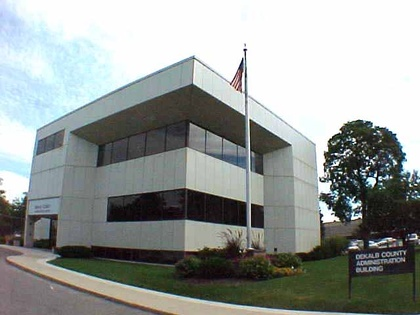
%> input picture practica1/imagenes/edificio.jpg, 420 x 315 px, shrunk from 640 x 480 before the run
$ octave ej3.m   (GNU Octave 9; MATLAB toolbox functions it lacks are replaced by stand-ins)
%> lines starting %> are read from the running program, lines starting %| are printed output that depends on the picture
### practica1/funciones/transformar.m
function J=transformar(I,MatrizTransformacion,TipoInterpolacion,entera)

M = length(I(:,1));
N = length(I(1,:));
H = MatrizTransformacion;

%La x corresponde a j, la y corresponde a i (invertida)

%Veo cuáles son los extremos del plano transformado
if(strcmp('si',entera))
    v11 = H*[1,1,1]';
    v12 = H*[N,1,1]';
    v21 = H*[1,M,1]';
    v22 = H*[N,M,1]';
    imin = floor(min([v11(2)/v11(3) v12(2)/v12(3) v21(2)/v21(3) v22(2)/v22(3)]));
    imax = ceil(max([v11(2)/v11(3) v12(2)/v12(3) v21(2)/v21(3) v22(2)/v22(3)]));
    jmin = floor(min([v11(1)/v11(3) v12(1)/v12(3) v21(1)/v21(3) v22(1)/v22(3)]));
    jmax = ceil(max([v11(1)/v11(3) v12(1)/v12(3) v21(1)/v21(3) v22(1)/v22(3)]));
else
    imin = 1;
    imax = M;
    jmin = 1;
    jmax = N;
end

J = 255*ones(imax-imin+1,jmax-jmin+1);
%J = zeros(imax-imin+1,jmax-jmin+1);

for i=imin:imax
    for j=jmin:jmax
        xp = [j,i,1]'; %punto transformado
        x = H\xp; %preimagen
        x = x/x(3);
        if(x(2)<=M && x(2)>=1 && x(1)<=N && x(1)>=1) %Verifico que la preimagen estuviera en el rango original
        switch TipoInterpolacion
            case 'vecino'
                J(i-imin+1,j-jmin+1) = interpVecino(I,x);
            case 'bilineal'
                J(i-imin+1,j-jmin+1) = interpBilineal(I,x);
            case 'bicubica'
                J(i-imin+1,j-jmin+1) = interpBicubica(I,x);
        end
        end
    end
end

### practica1/scripts/ej3.m
clc
clear all
close all

%Pruebo el cálculo de homografía con una artificial
edif = imread('edificio.jpg');
%> edif is the input picture: size 315x420x3 uint8; mean R, G, B 149.9, 154.6, 151.9
edif = double(rgb2gray(edif));
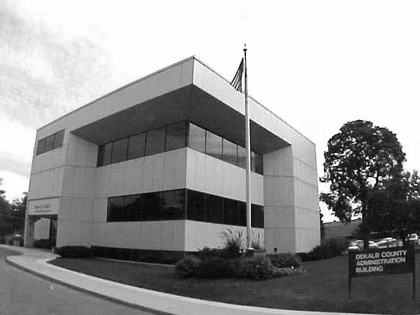
%> edif: size 315x420 double; min 0, max 255, mean 152.9

H = [1.1 0.9 0;0.7 1.2 0;0 0 1];
det(H)
H
edifProy = transformar(edif,H,'vecino','si');
%> in transformar, `M = length(I(:,1));`: M = 315
%> in transformar, `N = length(I(1,:));`: N = 420
%> in transformar, `v12 = H*[N,1,1]';`: v12 = [462.9; 295.2; 1]
%> in transformar, `v21 = H*[1,M,1]';`: v21 = [284.6; 378.7; 1]
%> in transformar, `v22 = H*[N,M,1]';`: v22 = [745.5; 672; 1]
%> in transformar, `imin = floor(min([v11(2)/v11(3) v12(2)/v12(3) v21(2)/v21(3) v22(2)/v22..`: imin = 1
%> in transformar, `imax = ceil(max([v11(2)/v11(3) v12(2)/v12(3) v21(2)/v21(3) v22(2)/v22(..`: imax = 672
%> in transformar, `jmin = floor(min([v11(1)/v11(3) v12(1)/v12(3) v21(1)/v21(3) v22(1)/v22..`: jmin = 2
%> in transformar, `jmax = ceil(max([v11(1)/v11(3) v12(1)/v12(3) v21(1)/v21(3) v22(1)/v22(..`: jmax = 746
%> in transformar, `J = 255*ones(imax-imin+1,jmax-jmin+1);`: J: size 672x745 double; every value is 255
%> after the loop in transformar, `for i=imin:imax`:
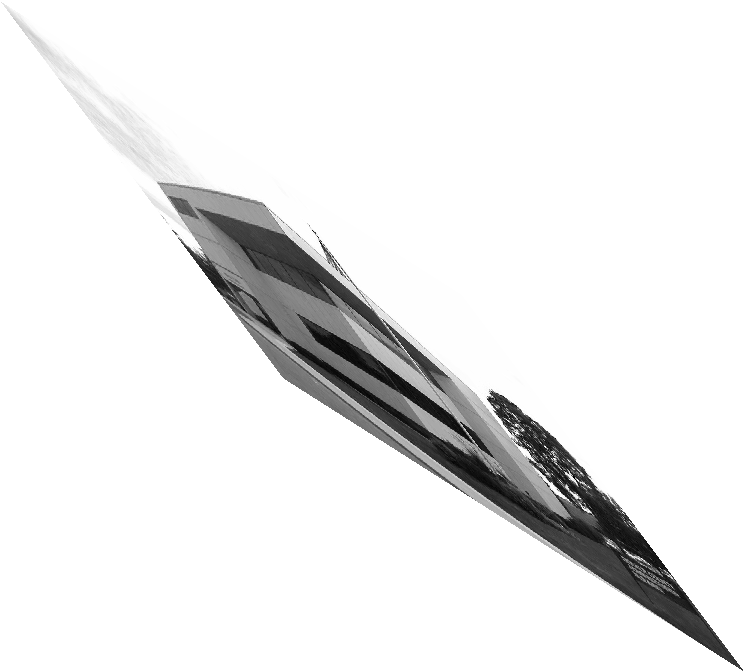
%> J: size 672x745 double; min 0, max 255, mean 236.5

figure
subplot(1,2,1)
imshow(edif,[0 255])
subplot(1,2,2)
imshow(edifProy,[0 255])

figure
imshow(edif,[0 255])
disp('Elegir 4 puntos')
%> (the run ends here)

$ run again, with practica1/imagenes/centro.jpg copied over practica1/imagenes/edificio.jpg
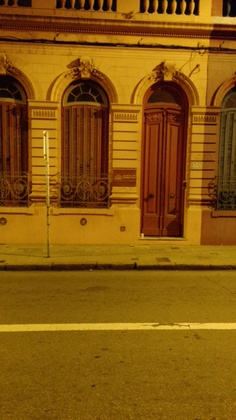
%> input picture practica1/imagenes/centro.jpg, 236 x 420 px, shrunk from 600 x 1067 before the run
%> edif is the input picture: size 420x236x3 uint8; mean R, G, B 134.5, 86.4, 12.7
%> `edif = double(rgb2gray(edif));`:
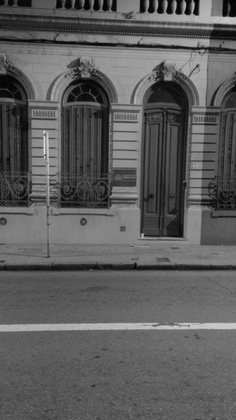
%> edif: size 420x236 double; min 2, max 228, mean 92.4
%> M = 420
%> N = 236
%> v12 = [260.5; 166.4; 1]
%> v21 = [379.1; 504.7; 1]
%> v22 = [637.6; 669.2; 1]
%> imin = 1
%> imax = 670
%> jmin = 2
%> jmax = 638
%> after the loop in transformar, `for i=imin:imax`:
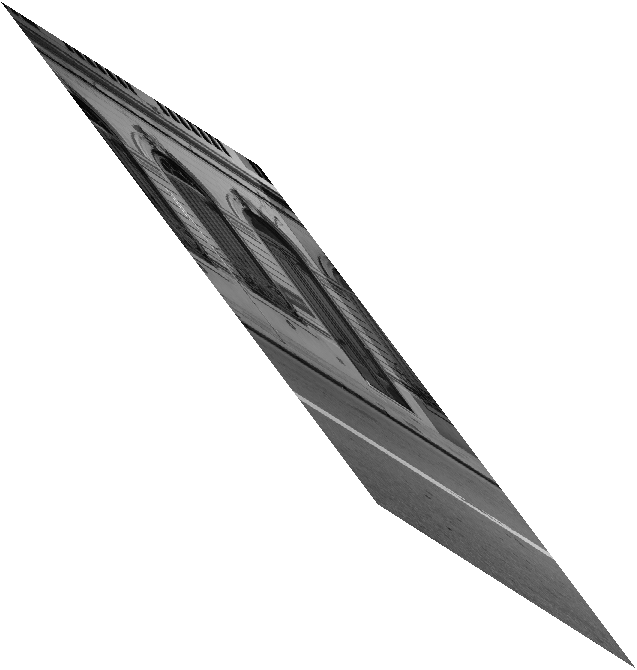
%> J: size 670x637 double; min 2, max 255, mean 229.1

$ run again, with practica1/imagenes/derecha.jpg copied over practica1/imagenes/edificio.jpg
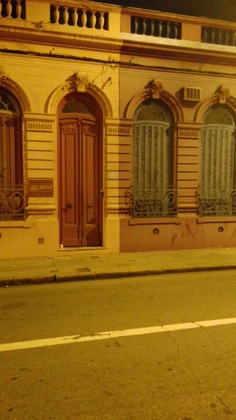
%> input picture practica1/imagenes/derecha.jpg, 236 x 420 px, shrunk from 600 x 1067 before the run
%> edif is the input picture: size 420x236x3 uint8; mean R, G, B 143, 95.8, 18.8
%> `edif = double(rgb2gray(edif));`:
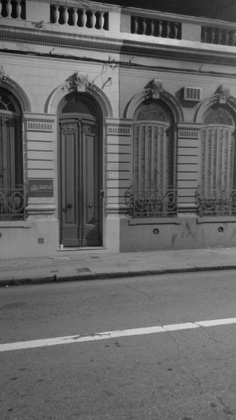
%> edif: size 420x236 double; min 7, max 215, mean 101.1
%> M = 420
%> N = 236
%> v12 = [260.5; 166.4; 1]
%> v21 = [379.1; 504.7; 1]
%> v22 = [637.6; 669.2; 1]
%> imin = 1
%> imax = 670
%> jmin = 2
%> jmax = 638
%> after the loop in transformar, `for i=imin:imax`:
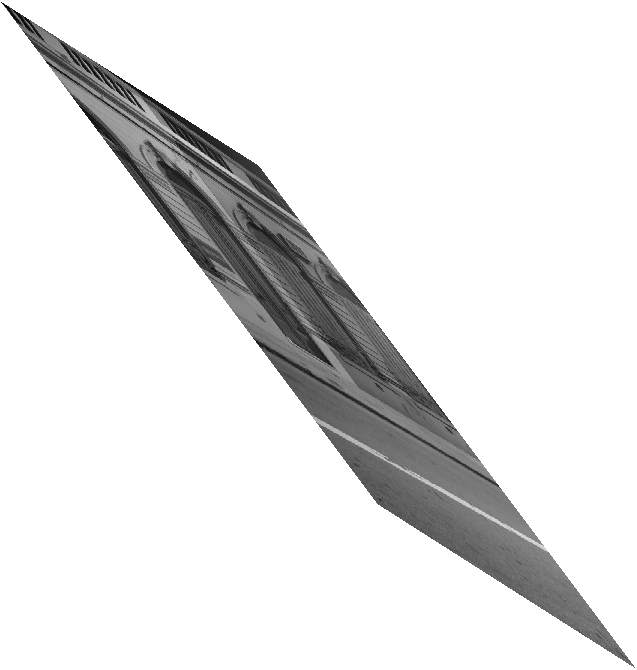
%> J: size 670x637 double; min 7, max 255, mean 230.5
